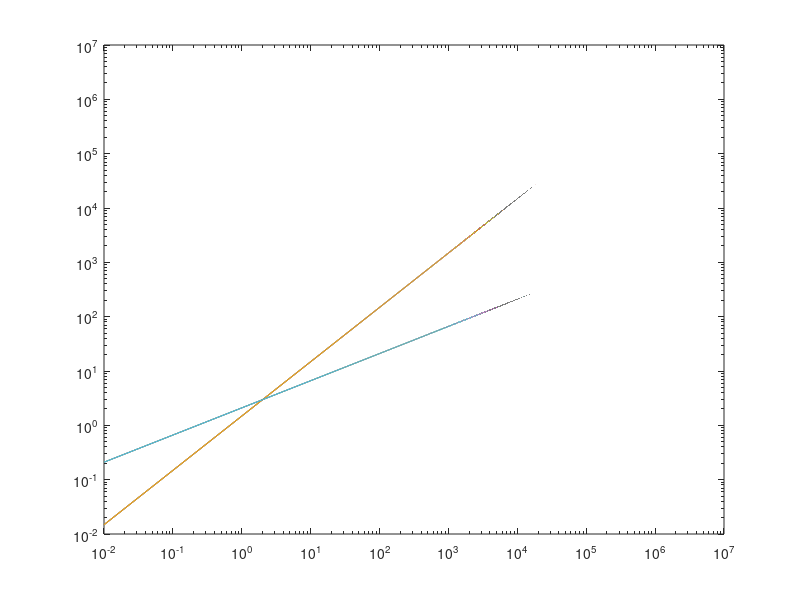

This figure's MATLAB source:
clear
clc

% mass = attograms = 10^-18 gram
% distance = nanometers
% time = nanoseconds
% energy = attogram-nanometer^2/nanosecond^2
% velocity = nanometers/nanosecond
% force = attogram-nanometer/nanosecond^2
% torque = attogram-nanometer^2/nanosecond^2
% temperature = Kelvin
% pressure = attogram/(nanometer-nanosecond^2)
% dynamic viscosity = attogram/(nanometer-nanosecond)
% charge = multiple of electron charge (1.0 is a proton)
% dipole = charge-nanometer
% electric field = volt/nanometer
% density = attograms/nanometer^dim

SaveFolder='Parameter/';
mkdir(SaveFolder);

Chain=450;
BeadSize1=0.6;
BeadSize2=0.6;
BeadSize3=0.6;
BeadSize4=3;
BeadSize=[BeadSize1,BeadSize2,BeadSize3,BeadSize4];

WaterEta=1; %ag/nm/ns %0.001 kg/m/s
BeadCsi=6*pi*WaterEta*BeadSize/2; %ag/ns

Temp=300; %K
kB=1.38*10^-2; %ag*nm^2/ns^2/K 1.38*10^-23 Kg*m^2/s^2/K
kBT=kB*Temp;
    
Damp=1;
D=kBT./BeadCsi;
BeadMass=Damp*BeadCsi;

dt=Damp/100;
T=dt:1:2*10^6;
loglog(T,(3*kBT/BeadMass(1)*T.^2).^0.5,'-'); hold on %1/2 m v^2 =3/2 kB T v^2*T^2
loglog(T,(3*kBT/BeadMass(2)*T.^2).^0.5,'-');
loglog(T,(3*kBT/BeadMass(3)*T.^2).^0.5,'-');
loglog(T,(6*D(1)*T).^0.5,'-');
loglog(T,(6*D(2)*T).^0.5,'-');
loglog(T,(6*D(3)*T).^0.5,'-');

save([SaveFolder 'Parameter_Chain' num2str(Chain) '_Particle' num2str(BeadSize(4)) 'nm.mat'],'BeadSize','BeadCsi','Damp','Temp','kBT','BeadMass');

